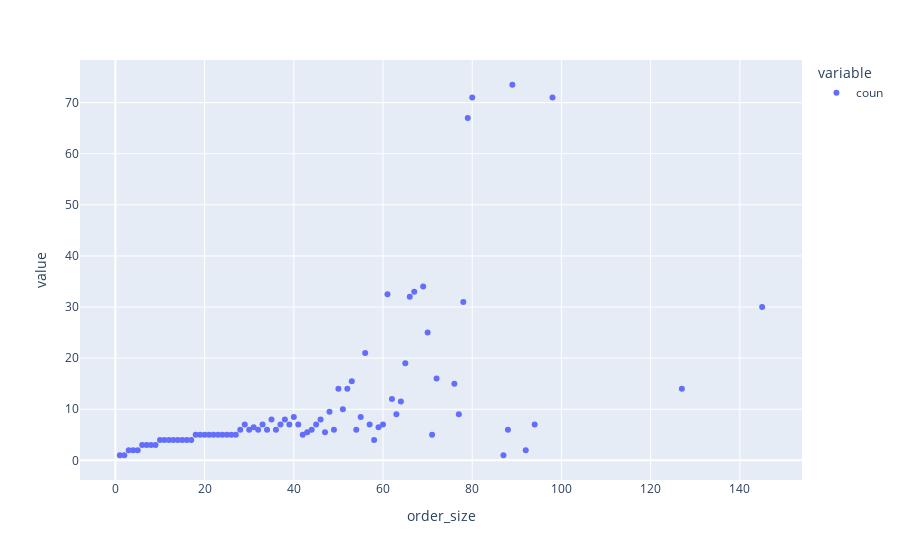

The notebook cell this image was saved under:
### Code cell
px.scatter(df_user1[df_user1.Banana == True].groupby("order_size").agg(coun=("add_to_cart_order","median")))

### Figure 1 — Plotly figure (JSON) as saved in the notebook; plotly's stock layout.template omitted (floating-point values rounded to 4 significant figures)
{"data": [{"hovertemplate": "variable=coun<br>order_size=%{x}<br>value=%{y}<extra></extra>", "legendgroup": "coun", "marker": {"color": "#636efa", "symbol": "circle"}, "mode": "markers", "name": "coun", "orientation": "v", "showlegend": true, "type": "scatter", "x": [1, 2, 3, 4, 5, 6, 7, 8, 9, 10, 11, 12, 13, 14, 15, 16, 17, 18, 19, 20, 21, 22, 23, 24, 25, 26, 27, 28, 29, 30, 31, 32, 33, 34, 35, 36, 37, 38, 39, 40, 41, 42, 43, 44, 45, 46, 47, 48, 49, 50, 51, 52, 53, 54, 55, 56, 57, 58, 59, 60, 61, 62, 63, 64, 65, 66, 67, 69, 70, 71, 72, 76, 77, 78, 79, 80, 87, 88, 89, 92, 94, 98, 127, 145], "xaxis": "x", "y": [1, 1, 2, 2, 2, 3, 3, 3, 3, 4, 4, 4, 4, 4, 4, 4, 4, 5, 5, 5, 5, 5, 5, 5, 5, 5, 5, 6, 7, 6, 6.5, 6, 7, 6, 8, 6, 7, 8, 7, 8.5, 7, 5, 5.5, 6, 7, 8, 5.5, 9.5, 6, 14, 10, 14, 15.5, 6, 8.5, 21, 7, 4, 6.5, 7, 32.5, 12, 9, 11.5, 19, 32, 33, 34, 25, 5, 16, 15, 9, 31, 67, 71, 1, 6, 73.5, 2, 7, 71, 14, 30], "yaxis": "y"}], "layout": {"legend": {"title": {"text": "variable"}, "tracegroupgap": 0}, "margin": {"t": 60}, "xaxis": {"anchor": "y", "domain": [0, 1], "title": {"text": "order_size"}}, "yaxis": {"anchor": "x", "domain": [0, 1], "title": {"text": "value"}}}}
